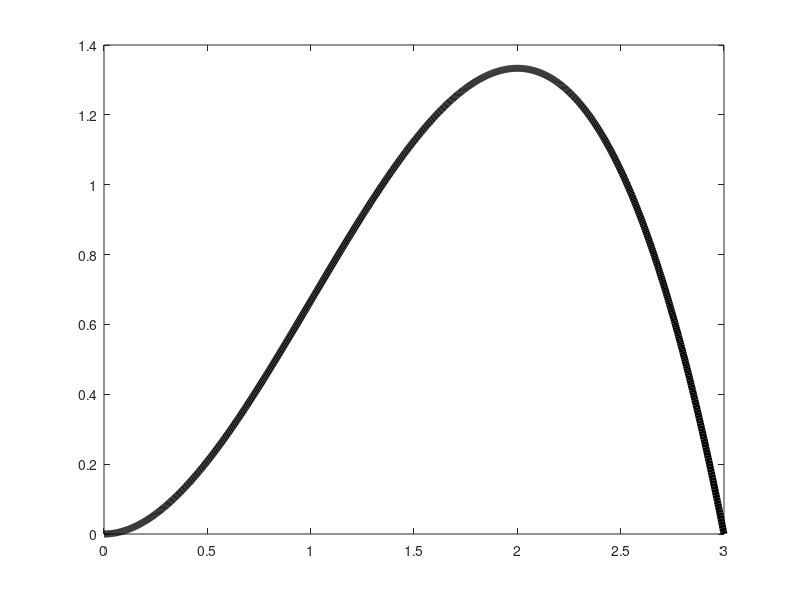

Write MATLAB code to recreate this figure. (Note: this script raises an error after producing the figure.)
res = 1024;
r_max = 3.0;
n_max = 10;
p = 1;

f = @(r) r.^2 .* (1 - r / r_max);

rs = linspace(0, r_max, res);

figure;
plot(rs, f(rs), '-k', 'LineWidth', 5);

%% Expansion coeffs

% initialize zeros of Bessel J function
bessel_zeros = besselzero(p, n_max, 1);

coeffs = zeros([1 n_max]);
for n = 1:n_max
    integrand = @(r) (r .* f(r) .* besselj(p, bessel_zeros(n) .* r ./ r_max));
    coeffs(n) = integral(integrand, 0, r_max);
    coeffs(n) = coeffs(n) * 2 / (r_max * besselj(p + 1, bessel_zeros(n)))^2;
end

%% Plot expansion

expansion = zeros([1 res]);
for n = 1:n_max
    expansion = expansion + coeffs(n) * besselj(p, bessel_zeros(n) .* rs ./ r_max);
end

hold on
plot(rs, expansion, '-g', 'LineWidth', 2);
hold off

title(sprintf('mean squared error = %.3g', sum((expansion - f(rs)).^2) / r_max))